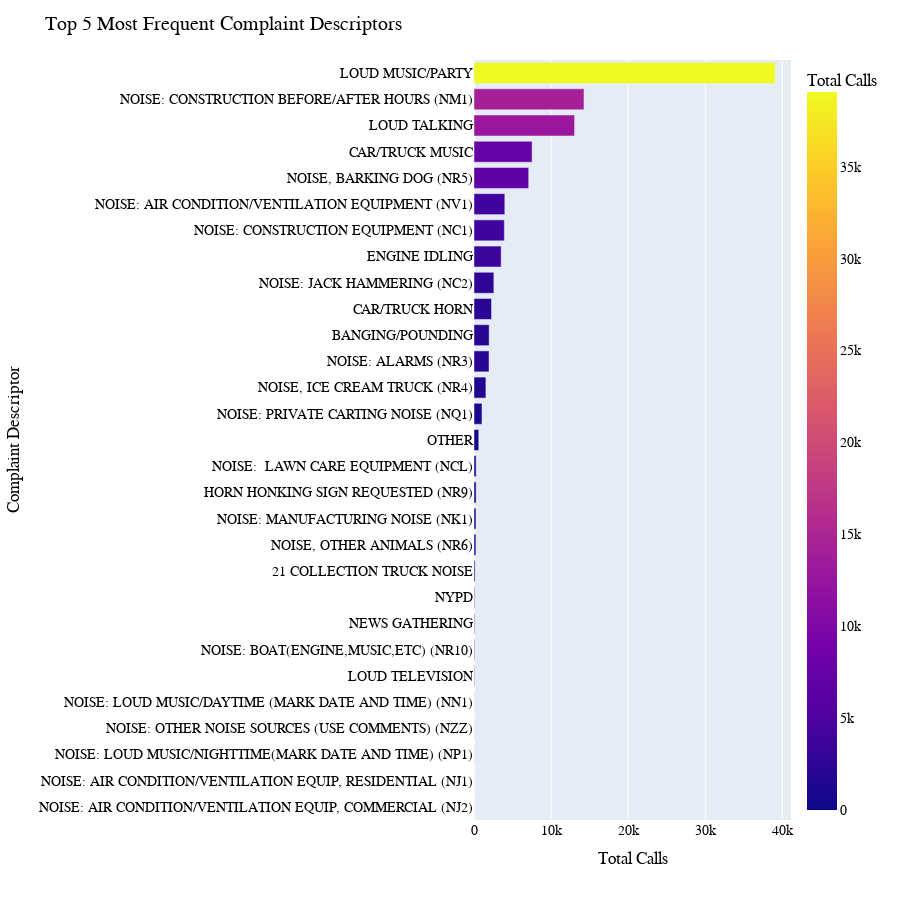

Notebook cell for this chart:
### Code cell
# Plot for the nmber of cases by complaint description
complaint_desc_x = list(noise_trim["Descriptor"].value_counts())
complaint_desc_y = list(noise_trim["Descriptor"].value_counts().index)

complaint_desc_x.reverse()
complaint_desc_y.reverse()

complaint_type_count_df = pd.DataFrame({"Total Calls": complaint_desc_x, "Complaint Descriptor": complaint_desc_y})

complaint_type_fig = px.bar(complaint_type_count_df, x="Total Calls", y="Complaint Descriptor", 
             #orientation='h',
             height=900, color = "Total Calls",
             color_discrete_sequence = px.colors.sequential.speed)

complaint_type_fig.update_layout(hovermode='x',
                  title="Top 5 Most Frequent Complaint Descriptors",
                  font=dict(family="silom",
                  size=14, color="black"))

complaint_type_fig.show()

### Figure 1 — Plotly figure (JSON) as saved in the notebook; plotly's stock layout.template omitted (floating-point values rounded to 4 significant figures)
{"data": [{"alignmentgroup": "True", "hovertemplate": "Total Calls=%{marker.color}<br>Complaint Descriptor=%{y}<extra></extra>", "legendgroup": "", "marker": {"color": [1, 2, 8, 12, 12, 53, 69, 75, 75, 136, 248, 254, 273, 275, 619, 1034, 1544, 1951, 1965, 2272, 2578, 3521, 3931, 3996, 7094, 7539, 13051, 14271, 39068], "coloraxis": "coloraxis"}, "name": "", "offsetgroup": "", "orientation": "h", "showlegend": false, "textposition": "auto", "type": "bar", "x": [1, 2, 8, 12, 12, 53, 69, 75, 75, 136, 248, 254, 273, 275, 619, 1034, 1544, 1951, 1965, 2272, 2578, 3521, 3931, 3996, 7094, 7539, 13051, 14271, 39068], "xaxis": "x", "y": ["NOISE: AIR CONDITION/VENTILATION EQUIP, COMMERCIAL (NJ2)", "NOISE: AIR CONDITION/VENTILATION EQUIP, RESIDENTIAL (NJ1)", "NOISE: LOUD MUSIC/NIGHTTIME(MARK DATE AND TIME) (NP1)", "NOISE: OTHER NOISE SOURCES (USE COMMENTS) (NZZ)", "NOISE: LOUD MUSIC/DAYTIME (MARK DATE AND TIME) (NN1)", "LOUD TELEVISION", "NOISE: BOAT(ENGINE,MUSIC,ETC) (NR10)", "NEWS GATHERING", "NYPD", "21 COLLECTION TRUCK NOISE", "NOISE, OTHER ANIMALS (NR6)", "NOISE: MANUFACTURING NOISE (NK1)", "HORN HONKING SIGN REQUESTED (NR9)", "NOISE:  LAWN CARE EQUIPMENT (NCL)", "OTHER", "NOISE: PRIVATE CARTING NOISE (NQ1)", "NOISE, ICE CREAM TRUCK (NR4)", "NOISE: ALARMS (NR3)", "BANGING/POUNDING", "CAR/TRUCK HORN", "NOISE: JACK HAMMERING (NC2)", "ENGINE IDLING", "NOISE: CONSTRUCTION EQUIPMENT (NC1)", "NOISE: AIR CONDITION/VENTILATION EQUIPMENT (NV1)", "NOISE, BARKING DOG (NR5)", "CAR/TRUCK MUSIC", "LOUD TALKING", "NOISE: CONSTRUCTION BEFORE/AFTER HOURS (NM1)", "LOUD MUSIC/PARTY"], "yaxis": "y"}], "layout": {"barmode": "relative", "coloraxis": {"colorbar": {"title": {"text": "Total Calls"}}, "colorscale": [[0, "#0d0887"], [0.1111, "#46039f"], [0.2222, "#7201a8"], [0.3333, "#9c179e"], [0.4444, "#bd3786"], [0.5556, "#d8576b"], [0.6667, "#ed7953"], [0.7778, "#fb9f3a"], [0.8889, "#fdca26"], [1, "#f0f921"]]}, "font": {"color": "black", "family": "silom", "size": 14}, "height": 900, "hovermode": "x", "legend": {"tracegroupgap": 0}, "margin": {"t": 60}, "title": {"text": "Top 5 Most Frequent Complaint Descriptors"}, "xaxis": {"anchor": "y", "domain": [0, 1], "title": {"text": "Total Calls"}}, "yaxis": {"anchor": "x", "domain": [0, 1], "title": {"text": "Complaint Descriptor"}}}}
